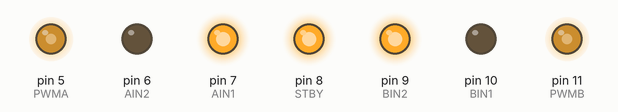
Recording of a sketch running on a simulated Arduino Uno, built with avr-gcc and run on an emulated ATmega328P. On the bench: output pins drawn as LEDs (lit = HIGH).

Above: at 0.1 s.
Timing chart, 0 to 1.6 s (numbered marks = the images above):
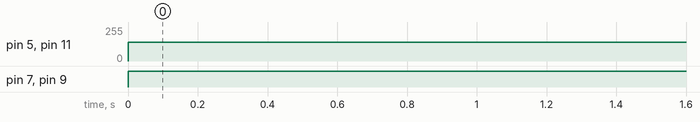

Measured:
- by itself, pin 5 (PWMA), pin 11 (PWMB): 0/255 → 140/255 at 0.00 s
- by itself, pin 7 (AIN1), pin 9 (BIN2): LOW → HIGH at 0.00 s

The sketch:

draiver_dvigatelei_2.ino
```cpp
int PWMA = 5;
int AIN1 = 7;
int AIN2 = 6;

int PWMB = 11;
int BIN1 = 10;
int BIN2 = 9;

int STBY = 8;
void setup()
{
  pinMode(PWMA,OUTPUT);
  pinMode(AIN1,OUTPUT);
  pinMode(AIN2,OUTPUT);

  pinMode(PWMB,OUTPUT);
  pinMode(BIN1,OUTPUT);
  pinMode(BIN2,OUTPUT);

  pinMode(STBY,OUTPUT);
  digitalWrite(STBY,HIGH);
}
void loop()
{
 digitalWrite(AIN1,HIGH);
 digitalWrite(AIN2,LOW);
 analogWrite(PWMA,140);

 digitalWrite(BIN1,LOW);
 digitalWrite(BIN2,HIGH);
 analogWrite(PWMB,140);
}
```
